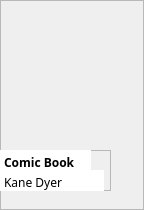
            <widget class="QFrame" name="frame_75">
             <property name="geometry">
              <rect>
               <x>9</x>
               <y>442</y>
               <width>144</width>
               <height>210</height>
              </rect>
             </property>
             <property name="frameShape">
              <enum>QFrame::StyledPanel</enum>
             </property>
             <property name="frameShadow">
              <enum>QFrame::Raised</enum>
             </property>
             <widget class="QLabel" name="label_43">
              <property name="geometry">
               <rect>
                <x>0</x>
                <y>0</y>
                <width>111</width>
                <height>141</height>
               </rect>
              </property>
              <property name="text">
               <string/>
              </property>
              <property name="pixmap">
               <pixmap resource="Resources.qrc">:/images/book-covers/book16.png</pixmap>
              </property>
              <property name="scaledContents">
               <bool>true</bool>
              </property>
             </widget>
             <widget class="QFrame" name="frame_76">
              <property name="geometry">
               <rect>
                <x>0</x>
                <y>150</y>
                <width>111</width>
                <height>41</height>
               </rect>
              </property>
              <property name="frameShape">
               <enum>QFrame::StyledPanel</enum>
              </property>
              <property name="frameShadow">
               <enum>QFrame::Raised</enum>
              </property>
              <widget class="QPlainTextEdit" name="plainTextEdit_81">
               <property name="geometry">
                <rect>
                 <x>0</x>
                 <y>0</y>
                 <width>91</width>
                 <height>21</height>
                </rect>
               </property>
               <property name="styleSheet">
                <string notr="true">font-weight: bold;
font-family: Baloo 2;
background: white;</string>
               </property>
               <property name="frameShape">
                <enum>QFrame::NoFrame</enum>
               </property>
               <property name="verticalScrollBarPolicy">
                <enum>Qt::ScrollBarAlwaysOff</enum>
               </property>
               <property name="tabChangesFocus">
                <bool>false</bool>
               </property>
               <property name="lineWrapMode">
                <enum>QPlainTextEdit::WidgetWidth</enum>
               </property>
               <property name="plainText">
                <string>Comic Book</string>
               </property>
               <property name="textInteractionFlags">
                <set>Qt::TextSelectableByKeyboard|Qt::TextSelectableByMouse</set>
               </property>
              </widget>
              <widget class="QPlainTextEdit" name="plainTextEdit_82">
               <property name="geometry">
                <rect>
                 <x>0</x>
                 <y>20</y>
                 <width>104</width>
                 <height>21</height>
                </rect>
               </property>
               <property name="styleSheet">
                <string notr="true">font-family: Baloo 2;
background: white;</string>
               </property>
               <property name="frameShape">
                <enum>QFrame::NoFrame</enum>
               </property>
               <property name="verticalScrollBarPolicy">
                <enum>Qt::ScrollBarAlwaysOff</enum>
               </property>
               <property name="readOnly">
                <bool>true</bool>
               </property>
               <property name="plainText">
                <string>Kane Dyer</string>
               </property>
              </widget>
             </widget>
            </widget>
